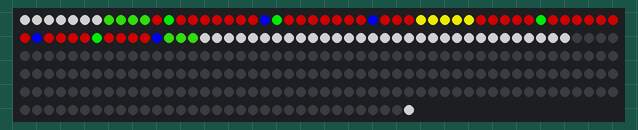
Recording of a program running on a simulated Raspberry Pi Pico running MicroPython. Shown: 283 RGB LEDs in strip order, left to right, continuing on the next row. Dim RGB values are drawn brighter than linear; random numbers come from a fixed seed; library files of the repository ran but are not shown: ws2812.py.

Above: at 0.45 s.

The program:

main.py
```python
import ws2812
#import uasyncio
import utime
import random

BLACK = (0, 0, 0)
RED = (122, 0, 0)
YELLOW = (122, 75, 0)
GREEN = (0, 122, 0)
CYAN = (0, 122, 122)
BLUE = (0, 0, 122)
PURPLE = (90, 0, 122)
BROWN = (150,33,7)
HWHITE = (122, 122, 122)
FWHITE = (255,255,255)
COLORS = (BLACK, RED, YELLOW, GREEN, CYAN, BLUE, PURPLE, HWHITE)


def blank():
    ws2812.pixels_fill(BLACK)


#async def numbertest1():
#    try:
#        pn = input("Pixel number? ")
#        pn = int(pn)
#        ws2812.pixels_set(pn, FWHITE)
#        await ws2812.pixels_show()
#    except uasyncio.CancelledError:
#        pass


def setpixel(a,b):
        ws2812.pixels_set(a,b)


def fillrange(a,b,c):
    while a <= b:
        ws2812.pixels_set(a,c)
        a=a+1


# async def main1(a,b,c):
#     running_task = uasyncio.create_task(fillrange(a,b,c))
#     await running_task
#
# async def clear():
#     running_task = uasyncio.create_task(blank())
#     await running_task


# BLACK = (0, 0, 0)
# RED = (122, 0, 0)
# YELLOW = (122, 75, 0)
# GREEN = (0, 122, 0)
# CYAN = (0, 122, 122)
# BLUE = (0, 0, 122)
# PURPLE = (90, 0, 122)
# BROWN = (112, 52, 0)
# HWHITE = (122, 122, 122)
# FWHITE = (255,255,255)

starts = [279, 278, 247, 245, 198, 196, 146, 144, 97]
directions = [1, -1, 1, -1, 1, -1, 1, -1, 1]
number_of_lights = [4, 16, 15, 23, 24, 25, 25, 23, 24]
snowing = []

flashinglist = [0,0,0,0,0,0,0,0]
startvalues = [11,16,21,25,43,48,53,58]
endvalues =   [15,20,24,32,47,52,57,61]
redorblue = 0

for i in range(len(flashinglist)):
                flashinglist[i] = random.randint(startvalues[i],endvalues[i])

if __name__ == "__main__":

    starttime = utime.ticks_ms()

    blank()
    ws2812.pixels_show()

    #snow_x_position = random.randint(0,24)

    #print(snow_x_position)

    while True:

        blank()

        ticks = utime.ticks_diff(utime.ticks_ms(), starttime)
        starcolour = abs((((ticks % 2000) - 1000) * 255) // 1000)
        #snow_y_position = (ticks % 2000) // 224

        if starcolour <= 2:
            for i in range(len(flashinglist)):
                flashinglist[i] = random.randint(startvalues[i],endvalues[i])

        if random.randint(0,1000) < 250:
            snowing.append({"start":utime.ticks_ms(), "x":random.randint(0,24)})


#  TREE
        fillrange(0, 6, HWHITE)
        fillrange(7, 10, BROWN)
        fillrange(11, 32, GREEN)
        fillrange(33, 37, (starcolour, starcolour, 0))
        fillrange(38, 61, GREEN)
        fillrange(62, 64, BROWN)
        fillrange(65, 71, HWHITE)

# TREE LIGHTS

        for i in range(len(flashinglist)):
            if redorblue == 0: # make red
                setpixel(flashinglist[i],(starcolour,0,0))
                redorblue = 1
            elif redorblue == 1:
                setpixel(flashinglist[i],(0,0,starcolour))
                redorblue = 0

#         setpixel(11, (0, 0, starcolour))
#         setpixel(16, (starcolour,0,0))
#         setpixel(21, (0, 0, starcolour))
#         setpixel(26, (starcolour,0,0))
#
#         setpixel(43, (0, 0, starcolour))
#         setpixel(48, (starcolour,0,0))
#         setpixel(53, (0, 0, starcolour))
#         setpixel(58, (starcolour,0,0))

# SNOW FLOOR
        fillrange(72,95, HWHITE)

# SNOW FALLING
        #offset = (snow_x_position * directions[snow_y_position])

        for snow in snowing:

            # snow_y_position = (snowing["start"] % 2000) // 224

            snow_y_position = (utime.ticks_diff(utime.ticks_ms(), snow["start"]) % 2000) // 224


            if snow["x"] < number_of_lights[snow_y_position]:
                setpixel(starts[snow_y_position] + snow["x"] * directions[snow_y_position] , HWHITE)

#         if snow_x_position < number_of_lights[snow_y_position]:
#             setpixel(starts[snow_y_position] + snow_x_position * directions[snow_y_position] , HWHITE)

        if len(snowing) > 0:
            elapsed_ms = utime.ticks_diff(utime.ticks_ms(),snowing[0]["start"])

            if elapsed_ms >= 2000:

                snowing.pop(0)

        # setpixel(starts[snow_y_position], HWHITE)

# SHOW ALL CHANGES
        ws2812.pixels_show()
```
